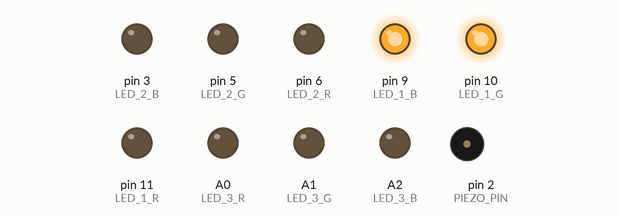
Bench run of a sketch on a simulated Arduino Uno, built with avr-gcc and run on an emulated ATmega328P. Parts: output pins drawn as LEDs (lit = HIGH), buzzer (waves = sounding, pin HIGH).

Above: at 0.1 s.
At 3.6 s:
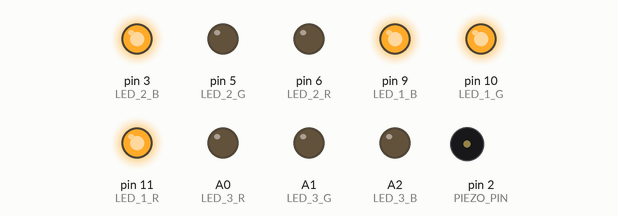
At 10.1 s:
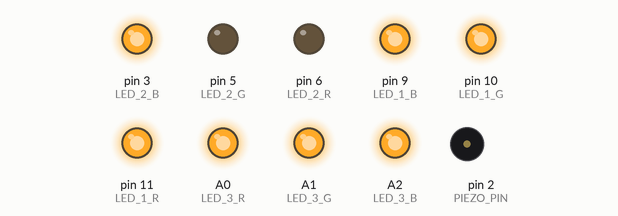
At 18.1 s:
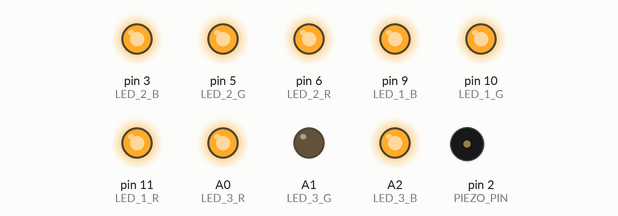
At 27.1 s:
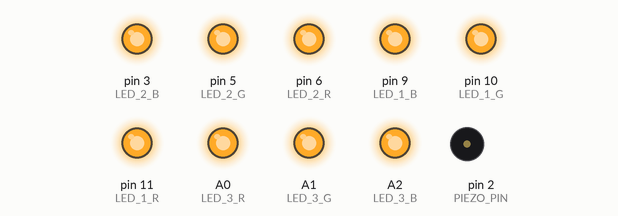
At 39.1 s:
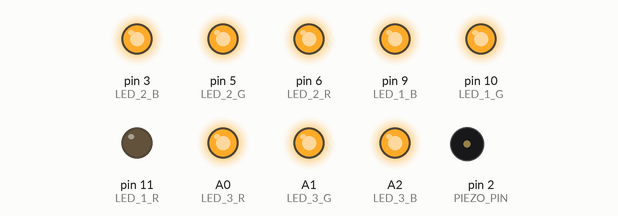
Timing chart, 0 to 40.0 s (numbered marks = the images above):
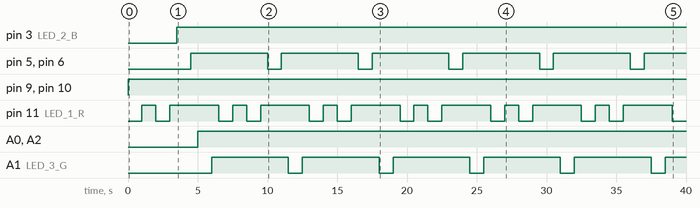

The sketch:

traffic_light.ino
```cpp
#define LED_1_R 11
#define LED_1_G 10
#define LED_1_B 9

#define LED_2_R 6
#define LED_2_G 5
#define LED_2_B 3

#define LED_3_R A0
#define LED_3_G A1
#define LED_3_B A2

#define PIEZO_PIN 2

void lightLED(int led, int red, int green, int blue){
  if (led == 1){
    analogWrite(LED_1_R, 255-red);
    analogWrite(LED_1_G, 255-green);
    analogWrite(LED_1_B, 255-blue);
  }
  else if (led == 2){
    analogWrite(LED_2_R, 255-red);
    analogWrite(LED_2_G, 255-green);
    analogWrite(LED_2_B, 255-blue);
  }
  else if (led == 3){
    analogWrite(LED_3_R, 255-red);
    analogWrite(LED_3_G, 255-green);
    analogWrite(LED_3_B, 255-blue);
  }
}


void setup() {
  pinMode(LED_1_R, OUTPUT);
  pinMode(LED_1_G, OUTPUT);
  pinMode(LED_1_B, OUTPUT);

  pinMode(LED_2_R, OUTPUT);
  pinMode(LED_2_G, OUTPUT);
  pinMode(LED_2_B, OUTPUT);

  pinMode(LED_3_R, OUTPUT);
  pinMode(LED_3_G, OUTPUT);
  pinMode(LED_3_B, OUTPUT);

  pinMode(PIEZO_PIN, OUTPUT);
}

void loop() {
  lightLED(1, 255,0,0); delay(1000);
  digitalWrite(11, HIGH);
  delay(1000);
  digitalWrite(11, LOW);
  delay(1000);
  lightLED(1, 0,0,0); delay(500);
  lightLED(2, 255,255,0); delay(1000);
  lightLED(2, 0,0,0); delay(500);
  lightLED(3, 0,255,0); delay(1000);
  lightLED(3, 0,0,0); delay(500);
}
```

Measured:
- by itself, pin 3 (LED_2_B): LOW → HIGH at 3.5 s
- by itself, pin 5 (LED_2_G), pin 6 (LED_2_R), A1 (LED_3_G): alternates HIGH for 5.5 s and LOW for 1.0 s
- by itself, pin 9 (LED_1_B), pin 10 (LED_1_G): LOW → HIGH at 0.00 s
- by itself, pin 11 (LED_1_R): repeats every 6.5 s: LOW 1.0 s, HIGH 3.5 s, LOW 1.0 s, HIGH 1.0 s
- by itself, A0 (LED_3_R), A2 (LED_3_B): LOW → HIGH at 5.0 s
